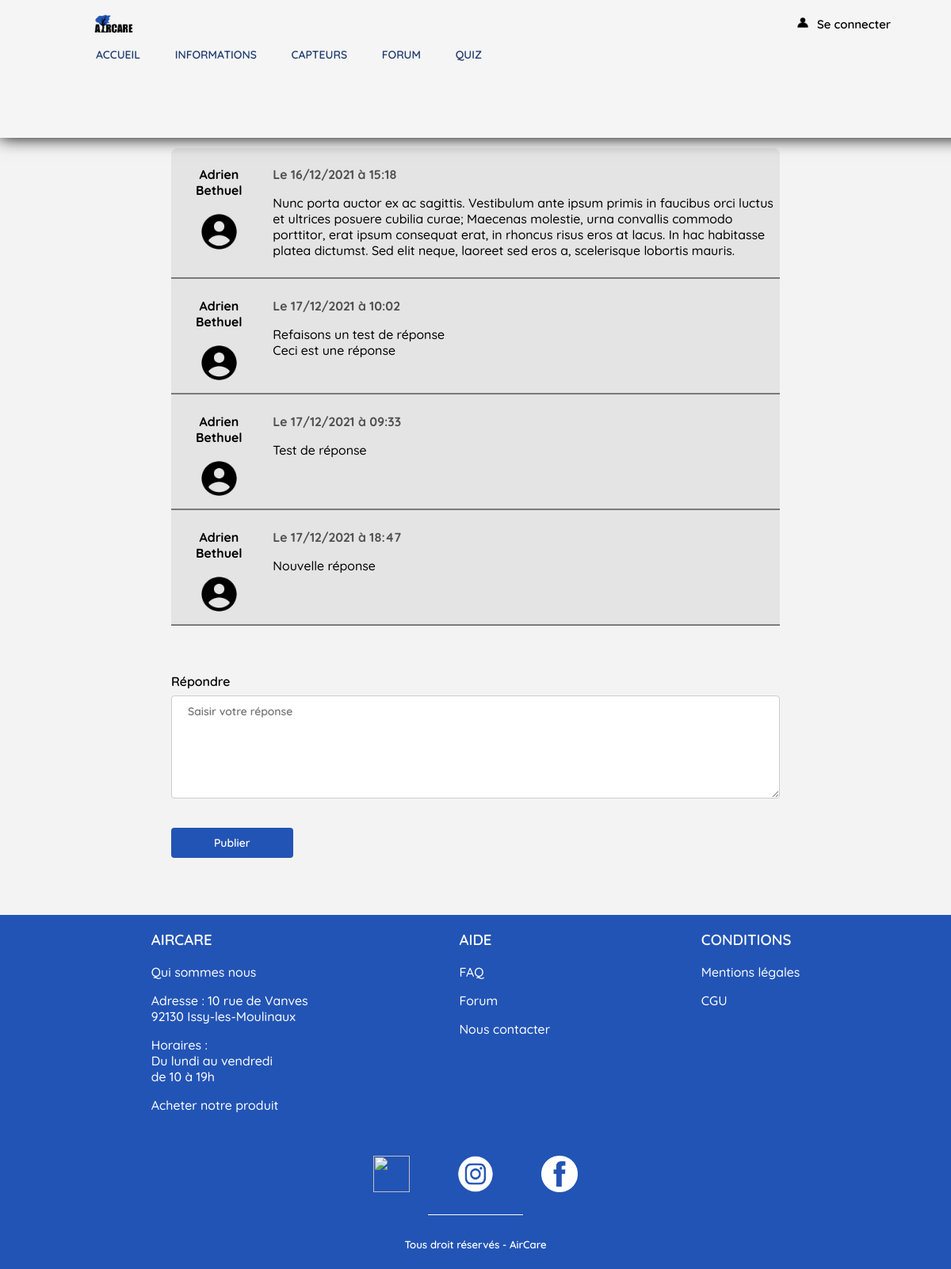
/forum_messages.php?id=13, run on the app's committed database.
### tables this page shows
CREATE TABLE IF NOT EXISTS `topics` (
  `id` int NOT NULL AUTO_INCREMENT,
  `title` varchar(255) NOT NULL,
  `date` text NOT NULL,
  `user_id` int NOT NULL,
  `user_name` varchar(255) NOT NULL,
  `message` text NOT NULL,
  PRIMARY KEY (`id`)
);

CREATE TABLE IF NOT EXISTS `messages` (
  `id` int NOT NULL AUTO_INCREMENT,
  `content` text NOT NULL,
  `date` text NOT NULL,
  `user_id` int NOT NULL,
  `user_name` varchar(255) NOT NULL,
  `topic_id` int NOT NULL,
  PRIMARY KEY (`id`)
);

### forum/showMessageTopic.php (called while the page is built, shortened)
<?php
require('./config/database.php');
if(isset($_GET['id']) && !empty($_GET['id'])){
    $idTopic = $_GET['id'];
    $checkIfTopicExists = $database->prepare("SELECT * FROM topics WHERE id = ?");
    $checkIfTopicExists->execute(array($idTopic));
    if ($checkIfTopicExists->rowCount() > 0){
        $topicInfos = $checkIfTopicExists->fetch();
        $topic_author = $topicInfos['user_name'];
        $topic_message = $topicInfos['message'];
        $topic_date = $topicInfos['date'];
    }else{
        $errorMsg = "Ce topic existe pas frr";
    }
}else{
    $errorMsg =  "Erreur frr";
}
?>

### forum_messages.php (the view, shortened to what this page needs)
<?php
include('./forum/showMessageTopic.php');
function displayAnswerTopics(){
    require("./config/database.php") ;
    $id = $_GET["id"];
    $answersStatement = $database->prepare("SELECT * FROM messages WHERE topic_id = ?");
    $answersStatement->execute(array($id));
    $answers = $answersStatement->fetchAll();
    if ($answersStatement->rowCount() >= 0) {
        foreach ($answers as $answer){
            ?>
                <div class="answer">
                    <div class="left_message">
                        <p class="author"><?php echo $answer['user_name']; ?></p>
                        <center><img class="profile_image" src="./Assets/images/profile_image.png" /></center>
                    </div>
                    <div class="right_message">
                        <p class="date">Le <?php echo $answer['date']; ?></p>
                        <p class="message_content"><?php echo $answer['content']; ?></p>
                    </div>
                </div>
            <?php
        }
    }else{
        echo 'test de fonctionnement';
        echo $id;
    }
}
?>
<!DOCTYPE html>
<html>
    <head>
        <link rel="stylesheet" href="style_forum.css">
    </head>
    <body>
        <?php include_once('./Components/header.php'); ?>
        <div class="content">
            <?php
                if (isset($topic_date)){
                    ?>
                    <h1><?php echo $topic_title ?></h1>
                    <div class="message">
                        <div class="left_message">
                            <p class="author"><?php echo $topic_author ?></p>
                            <center><img class="profile_image" src="./Assets/images/profile_image.png" /></center>
                        </div>
                        <div class="right_message">
                            <p class="date">Le <?php echo $topic_date ?></p>
                            <p class="message_content"><?php echo $topic_message ?></p>
                        </div>
                    </div>
                    <div class="topics">
                        <?php displayAnswerTopics(); ?>
                    </div>
                    <form action="" method="POST">
                        <label for="answer">Répondre</label>
                        <textarea name="answer" id="answer" cols="6" rows="6" placeholder="Saisir votre réponse"></textarea>
                        <input type="submit" value="Publier" name="validate_answer">
                    </form>
                    <?php
                }
                else if (isset($errorMsg)) {
                    ?>
                    <p class="error_msg"><?php echo $errorMsg ?></p>
                <?php
            } ?>
        </div>
        <?php include_once('./Components/footer.php'); ?>
    </body>
</html>

### style_forum.css (style rules this page uses)
section, body, html { width: 100%; height: 100%; }
body { font-family: Quicksand-SemiBold; background-color: #F3F3F3; margin: 0px; padding: 0px; }
.content { padding-top: 3%; margin: 18%; margin-top: 5%; margin-bottom: 6%; }
h1 { font-size: x-large; margin-bottom: 3.2%; }
textarea, select { width: 100%; padding: 10px 20px; margin: 8px 0 14px; display: inline-block; border: 1px solid #ccc; border-radius: 4px; box-sizing: border-box; font-family: Quicksand-SemiBold; font-size: 14px; }
input[type=submit] { width: 20%; background-color: #2254B5; color: white; padding: 10px 20px; margin: 8px 0; border: none; border-radius: 4px; cursor: pointer; opacity: 1; margin-top: 2.5%; margin-bottom: 0%; font-family: Quicksand-SemiBold; font-size: 14px; }
.message { background-color: #E4E4E4; width: 100%; display: flex; border-radius: 8px 8px 0 0; border-bottom: 2.5px solid #7a7a7a; }
.profile_image { width: 60%; height: 60%; }
.left_message { display: table; flex:1; padding: 1%; }
.author { font-size:medium; font-family: Quicksand-Bold; text-align: center; }
.profile_image { text-align: center; width:50%; height: 50%; }
.right_message { padding:1%; flex:6 }
.date { color: #525252; font-size:medium; font-family: Quicksand-Bold; }
.message_content { font-size:medium; font-family: Quicksand-Medium; }
.answer { background-color: #E4E4E4; width: 100%; display: flex; border-bottom: 2.5px solid #7a7a7a; }

### Components/style_footer.css (style rules this page uses)
.aircare_info_footer a, p { font-family: Quicksand-Medium; }

### data on the page
topics: user_name "Adrien Bethuel", date "16/12/2021 à 15:18", message "Nunc porta auctor ex ac sagittis. Vestibulum ante ipsum primis in faucibus orci luctus et ultrices posuere cubilia curae; Maecenas molestie, urna convallis commodo porttitor, erat ipsum consequat erat, in rhoncus risus eros at lacus. In hac habitasse platea dictumst. Sed elit neque, laoreet sed eros a, scelerisque lobortis mauris."
messages: user_name "Adrien Bethuel", date "17/12/2021 à 10:02", content "Refaisons un test de réponse Ceci est une réponse"
messages: user_name "Adrien Bethuel", date "17/12/2021 à 09:33", content "Test de réponse"
messages: user_name "Adrien Bethuel", date "17/12/2021 à 18:47", content "Nouvelle réponse"
